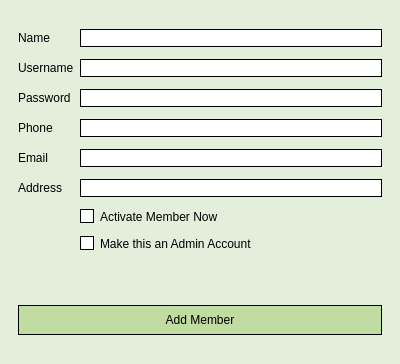
<?xml version="1.0" encoding="UTF-8"?>
<ui version="4.0">
 <class>ViewAddMember</class>
 <widget class="QWidget" name="ViewAddMember">
  <property name="geometry">
   <rect>
    <x>0</x>
    <y>0</y>
    <width>400</width>
    <height>364</height>
   </rect>
  </property>
  <property name="windowTitle">
   <string>Form</string>
  </property>
  <property name="styleSheet">
   <string notr="true">background-color: rgb(227, 238, 219);</string>
  </property>
  <layout class="QVBoxLayout" name="verticalLayout_2">
   <property name="leftMargin">
    <number>0</number>
   </property>
   <property name="topMargin">
    <number>0</number>
   </property>
   <property name="rightMargin">
    <number>0</number>
   </property>
   <property name="bottomMargin">
    <number>0</number>
   </property>
   <item>
    <layout class="QVBoxLayout" name="viewBackground" stretch="0">
     <property name="spacing">
      <number>0</number>
     </property>
     <property name="leftMargin">
      <number>9</number>
     </property>
     <property name="topMargin">
      <number>9</number>
     </property>
     <property name="rightMargin">
      <number>9</number>
     </property>
     <property name="bottomMargin">
      <number>9</number>
     </property>
     <item>
      <widget class="QWidget" name="layout" native="true">
       <property name="sizePolicy">
        <sizepolicy hsizetype="MinimumExpanding" vsizetype="MinimumExpanding">
         <horstretch>0</horstretch>
         <verstretch>0</verstretch>
        </sizepolicy>
       </property>
       <layout class="QVBoxLayout" name="memberInfoLayout" stretch="1,0,0">
        <item>
         <layout class="QGridLayout" name="inputsLayout">
          <property name="verticalSpacing">
           <number>12</number>
          </property>
          <item row="2" column="1">
           <widget class="QLineEdit" name="passwordLineEdit">
            <property name="styleSheet">
             <string notr="true">#passwordLineEdit{
    border: 1px solid;
	color: rgb(0, 0, 0);
	background-color: rgb(255, 255, 255);
	
}</string>
            </property>
           </widget>
          </item>
          <item row="4" column="0">
           <widget class="QLabel" name="emailLabel">
            <property name="styleSheet">
             <string notr="true">#emailLabel{
	color: rgb(0, 0, 0);
	font: 700 9pt &quot;Segoe UI&quot;;
}</string>
            </property>
            <property name="text">
             <string>Email</string>
            </property>
           </widget>
          </item>
          <item row="2" column="0">
           <widget class="QLabel" name="passwordLabel">
            <property name="styleSheet">
             <string notr="true">#passwordLabel{
	color: rgb(0, 0, 0);
	font: 700 9pt &quot;Segoe UI&quot;;
}</string>
            </property>
            <property name="text">
             <string>Password</string>
            </property>
           </widget>
          </item>
          <item row="7" column="1">
           <widget class="QCheckBox" name="adminCheckBox">
            <property name="styleSheet">
             <string notr="true">#adminCheckBox{
	font: 700 9pt &quot;Segoe UI&quot;;
	color: rgb(0, 0, 0);
	
}
#adminCheckBox::indicator{
	background-color: rgb(255, 255, 255);
	border: 1px solid;
}</string>
            </property>
            <property name="text">
             <string>Make this an Admin Account</string>
            </property>
           </widget>
          </item>
          <item row="4" column="1">
           <widget class="QLineEdit" name="emailLineEdit">
            <property name="styleSheet">
             <string notr="true">#emailLineEdit{
    border: 1px solid;
	color: rgb(0, 0, 0);
	background-color: rgb(255, 255, 255);
	
}</string>
            </property>
           </widget>
          </item>
          <item row="0" column="0">
           <widget class="QLabel" name="nameLabel">
            <property name="styleSheet">
             <string notr="true">#nameLabel{
	color: rgb(0, 0, 0);
	font: 700 9pt &quot;Segoe UI&quot;;
}</string>
            </property>
            <property name="text">
             <string>Name</string>
            </property>
           </widget>
          </item>
          <item row="0" column="1">
           <widget class="QLineEdit" name="nameLineEdit">
            <property name="styleSheet">
             <string notr="true">#nameLineEdit{
    border: 1px solid;
	color: rgb(0, 0, 0);
	background-color: rgb(255, 255, 255);
	
}</string>
            </property>
           </widget>
          </item>
          <item row="5" column="0">
           <widget class="QLabel" name="addressLabel">
            <property name="styleSheet">
             <string notr="true">#addressLabel{
	color: rgb(0, 0, 0);
	font: 700 9pt &quot;Segoe UI&quot;;
}</string>
            </property>
            <property name="text">
             <string>Address</string>
            </property>
           </widget>
          </item>
          <item row="3" column="1">
           <widget class="QLineEdit" name="phoneLineEdit">
            <property name="styleSheet">
             <string notr="true">#phoneLineEdit{
    border: 1px solid;
	color: rgb(0, 0, 0);
	background-color: rgb(255, 255, 255);
	
}</string>
            </property>
           </widget>
          </item>
          <item row="1" column="0">
           <widget class="QLabel" name="usernameLabel">
            <property name="styleSheet">
             <string notr="true">#usernameLabel{
	color: rgb(0, 0, 0);
	font: 700 9pt &quot;Segoe UI&quot;;
}</string>
            </property>
            <property name="text">
             <string>Username</string>
            </property>
           </widget>
          </item>
          <item row="1" column="1">
           <widget class="QLineEdit" name="usernameLineEdit">
            <property name="styleSheet">
             <string notr="true">#usernameLineEdit{
    border: 1px solid;
	color: rgb(0, 0, 0);
	background-color: rgb(255, 255, 255);
	
}</string>
            </property>
           </widget>
          </item>
          <item row="3" column="0">
           <widget class="QLabel" name="phoneLabel">
            <property name="styleSheet">
             <string notr="true">#phoneLabel{
	color: rgb(0, 0, 0);
	font: 700 9pt &quot;Segoe UI&quot;;
}</string>
            </property>
            <property name="text">
             <string>Phone</string>
            </property>
           </widget>
          </item>
          <item row="5" column="1">
           <widget class="QLineEdit" name="addressLineEdit">
            <property name="styleSheet">
             <string notr="true">#addressLineEdit{
    border: 1px solid;
	color: rgb(0, 0, 0);
	background-color: rgb(255, 255, 255);
	
}</string>
            </property>
           </widget>
          </item>
          <item row="6" column="1">
           <widget class="QCheckBox" name="activeCheckBox">
            <property name="styleSheet">
             <string notr="true">#activeCheckBox{
	font: 700 9pt &quot;Segoe UI&quot;;
	color: rgb(0, 0, 0);
	
}
#activeCheckBox::indicator{
	background-color: rgb(255, 255, 255);
	border: 1px solid;
}</string>
            </property>
            <property name="text">
             <string>Activate Member Now</string>
            </property>
           </widget>
          </item>
         </layout>
        </item>
        <item>
         <widget class="QLabel" name="errorOutputLabel">
          <property name="maximumSize">
           <size>
            <width>16777215</width>
            <height>20</height>
           </size>
          </property>
          <property name="text">
           <string/>
          </property>
          <property name="alignment">
           <set>Qt::AlignmentFlag::AlignCenter</set>
          </property>
         </widget>
        </item>
        <item>
         <layout class="QHBoxLayout" name="buttonLayout">
          <item>
           <widget class="QPushButton" name="saveButton">
            <property name="minimumSize">
             <size>
              <width>0</width>
              <height>30</height>
             </size>
            </property>
            <property name="styleSheet">
             <string notr="true">#saveButton{
	color: rgb(0, 0, 0);
	font: 700 9pt &quot;Segoe UI&quot;;
	border: 1px solid;
	background-color: rgb(192, 220, 161);
}</string>
            </property>
            <property name="text">
             <string>Add Member</string>
            </property>
           </widget>
          </item>
         </layout>
        </item>
       </layout>
      </widget>
     </item>
    </layout>
   </item>
  </layout>
 </widget>
 <resources/>
 <connections/>
</ui>
